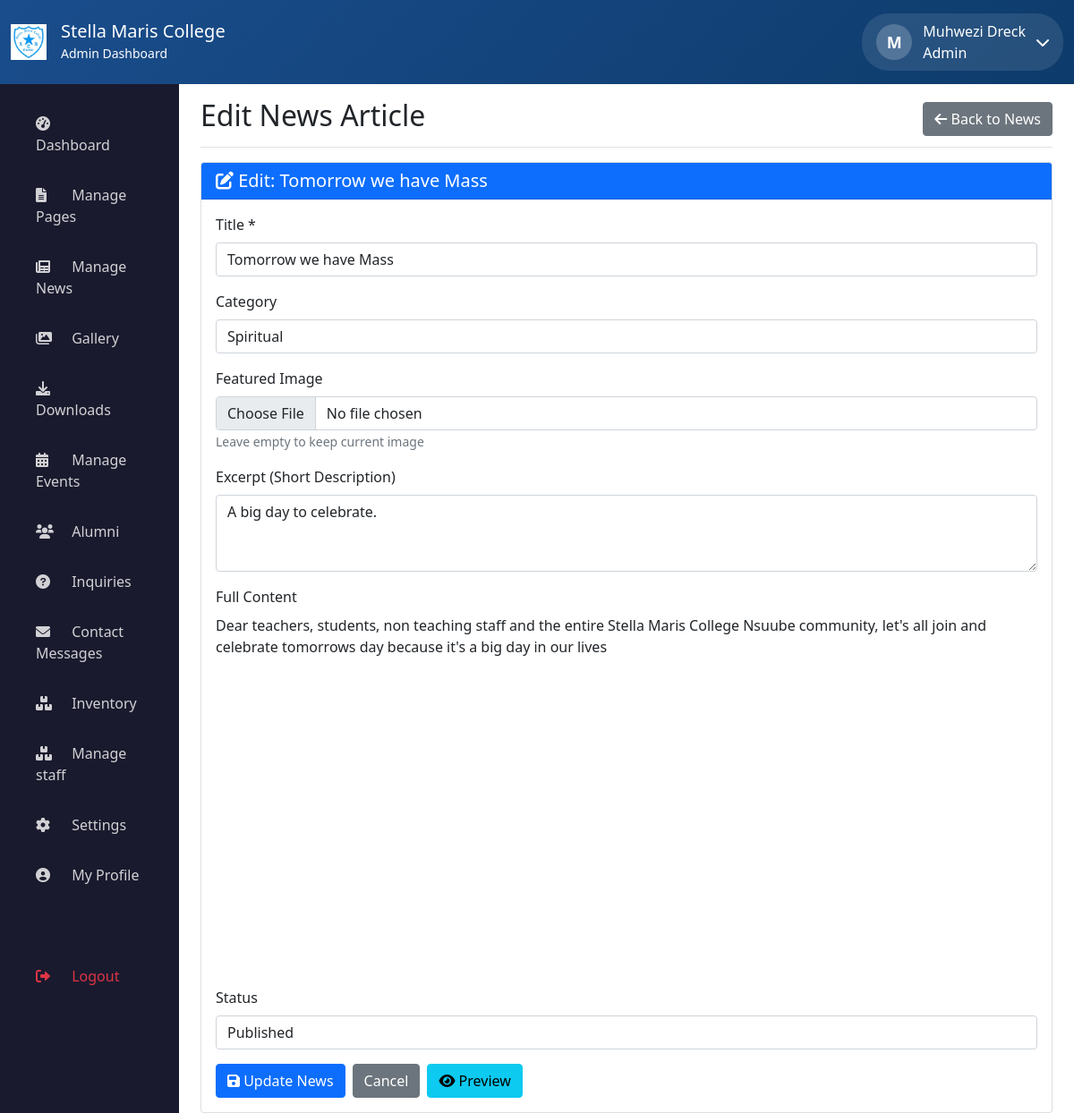
The page /admin/edit-news.php?id=3 (signed in) on the database its author committed.
### tables this page shows
CREATE TABLE `news` (
  `id` int(11) NOT NULL,
  `title` varchar(200) NOT NULL,
  `slug` varchar(200) NOT NULL,
  `content` longtext NOT NULL,
  `excerpt` text DEFAULT NULL,
  `featured_image` varchar(255) DEFAULT NULL,
  `category` varchar(50) DEFAULT NULL,
  `views` int(11) DEFAULT 0,
  `status` enum('published','draft') DEFAULT 'published',
  `published_date` datetime DEFAULT current_timestamp(),
  `created_by` int(11) DEFAULT NULL
);

### admin/edit-news.php (the view, shortened to what this page needs)
<?php
$db = new Database();
$conn = $db->getConnection();
$id = isset($_GET['id']) ? $_GET['id'] : 0;
$stmt = $conn->prepare("SELECT * FROM news WHERE id = ?");
$stmt->execute([$id]);
$news = $stmt->fetch(PDO::FETCH_ASSOC);
?>
<!DOCTYPE html>
<html lang="en">
<head>
    <link href="https://cdn.jsdelivr.net/npm/bootstrap@5.1.3/dist/css/bootstrap.min.css" rel="stylesheet">
    <link rel="stylesheet" href="https://cdnjs.cloudflare.com/ajax/libs/font-awesome/6.0.0/css/all.min.css">
    <link href="https://cdn.quilljs.com/1.3.6/quill.snow.css" rel="stylesheet">
</head>
<body>
    <?php include 'includes/header.php'; ?>
    <div class="container-fluid">
        <div class="row">
            <?php include 'sidebar.php'; ?>
            <main class="col-md-9 col-lg-10 ms-sm-auto px-md-4">
                <div class="d-flex justify-content-between flex-wrap flex-md-nowrap align-items-center pt-3 pb-2 mb-3 border-bottom">
                    <h1 class="h2">Edit News Article</h1>
                    <a href="manage-news.php" class="btn btn-secondary">
                        <i class="fas fa-arrow-left"></i> Back to News
                    </a>
                </div>
                <div class="card">
                    <div class="card-header bg-primary text-white">
                        <h5 class="mb-0"><i class="fas fa-edit"></i> Edit: <?php echo htmlspecialchars($news['title']); ?></h5>
                    </div>
                    <div class="card-body">
                        <form method="POST" enctype="multipart/form-data">
                            <div class="mb-3">
                                <label class="form-label">Title *</label>
                                <input type="text" name="title" class="form-control" value="<?php echo htmlspecialchars($news['title']); ?>" required>
                            </div>
                            <div class="mb-3">
                                <label class="form-label">Category</label>
                                <select name="category" class="form-control">
                                    <option value="Spiritual" <?php echo $news['category'] == 'Spiritual' ? 'selected' : ''; ?>>Spiritual</option>
                                </select>
                            </div>
                            <div class="mb-3">
                                <label class="form-label">Featured Image</label>
                                <input type="file" name="featured_image" class="form-control" accept="image/*" onchange="previewImage(this)">
                                <small class="text-muted">Leave empty to keep current image</small>
                            </div>
                            <div class="mb-3">
                                <label class="form-label">Excerpt (Short Description)</label>
                                <textarea name="excerpt" class="form-control" rows="3"><?php echo htmlspecialchars($news['excerpt']); ?></textarea>
                            </div>
                            <div class="mb-3">
                                <label class="form-label">Full Content</label>
                                <div id="editor" style="min-height: 400px;"><?php echo htmlspecialchars_decode($news['content']); ?></div>
                            </div>
                            <div class="mb-3">
                                <label class="form-label">Status</label>
                                <select name="status" class="form-control">
                                    <option value="published" <?php echo $news['status'] == 'published' ? 'selected' : ''; ?>>Published</option>
                                </select>
                            </div>
                            <div class="d-flex gap-2">
                                <button type="submit" class="btn btn-primary">
                                    <i class="fas fa-save"></i> Update News
                                </button>
                                <a href="manage-news.php" class="btn btn-secondary">Cancel</a>
                                <a href="../news-detail.php?id=<?php echo $news['id']; ?>" class="btn btn-info" target="_blank">
                                    <i class="fas fa-eye"></i> Preview
                                </a>
                            </div>
                        </form>
                    </div>
                </div>
            </main>
        </div>
    </div>
</body>
</html>

### rows shown on the page
news: title "Tomorrow we have Mass", category "Spiritual", excerpt "A big day to celebrate.", content "Dear teachers, students, non teaching staff and the entire Stella Maris College Nsuube community, let's all join and celebrate tomorrows day because it's a big day in our lives", status "Published"

### other values the page prints
substr($full_name, 0, 1) "M"
$full_name "Muhwezi Dreck"
$role "Admin"
